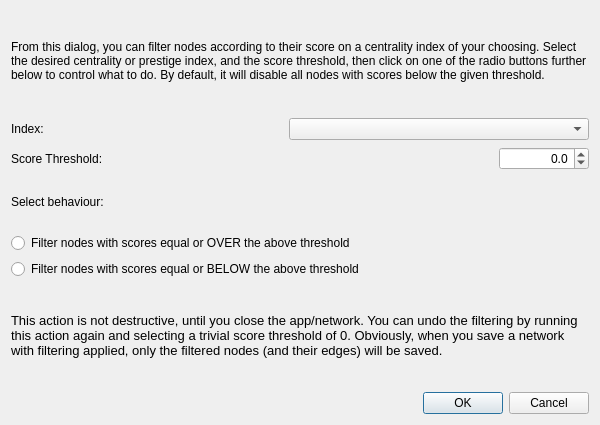
<?xml version="1.0" encoding="UTF-8"?>
<ui version="4.0">
 <class>DialogFilterNodesByCentrality</class>
 <widget class="QDialog" name="DialogFilterNodesByCentrality">
  <property name="geometry">
   <rect>
    <x>0</x>
    <y>0</y>
    <width>600</width>
    <height>425</height>
   </rect>
  </property>
  <property name="minimumSize">
   <size>
    <width>600</width>
    <height>350</height>
   </size>
  </property>
  <property name="windowTitle">
   <string>Filter nodes</string>
  </property>
  <layout class="QGridLayout" name="gridLayout">
   <item row="0" column="0">
    <widget class="QLabel" name="label_2">
     <property name="text">
      <string>From this dialog, you can filter nodes according to their score on a centrality index of your choosing. Select the desired centrality or prestige index, and the score threshold, then click on one of the radio buttons further below to control what to do. By default, it will disable all nodes with scores below the given threshold.</string>
     </property>
     <property name="textFormat">
      <enum>Qt::TextFormat::RichText</enum>
     </property>
     <property name="wordWrap">
      <bool>true</bool>
     </property>
    </widget>
   </item>
   <item row="1" column="0">
    <layout class="QHBoxLayout" name="horizontalLayout_2">
     <item>
      <widget class="QLabel" name="label_5">
       <property name="text">
        <string>Index:</string>
       </property>
      </widget>
     </item>
     <item>
      <widget class="QComboBox" name="comboBox">
       <property name="sizePolicy">
        <sizepolicy hsizetype="MinimumExpanding" vsizetype="Fixed">
         <horstretch>0</horstretch>
         <verstretch>0</verstretch>
        </sizepolicy>
       </property>
       <property name="minimumSize">
        <size>
         <width>130</width>
         <height>0</height>
        </size>
       </property>
       <property name="maximumSize">
        <size>
         <width>300</width>
         <height>16777215</height>
        </size>
       </property>
      </widget>
     </item>
    </layout>
   </item>
   <item row="2" column="0">
    <layout class="QHBoxLayout" name="horizontalLayout">
     <property name="spacing">
      <number>6</number>
     </property>
     <property name="sizeConstraint">
      <enum>QLayout::SizeConstraint::SetDefaultConstraint</enum>
     </property>
     <property name="topMargin">
      <number>0</number>
     </property>
     <property name="bottomMargin">
      <number>0</number>
     </property>
     <item>
      <widget class="QLabel" name="label">
       <property name="text">
        <string>Score Threshold:</string>
       </property>
      </widget>
     </item>
     <item>
      <spacer name="horizontalSpacer">
       <property name="font">
        <font>
         <family>Liberation Sans</family>
        </font>
       </property>
       <property name="orientation">
        <enum>Qt::Orientation::Horizontal</enum>
       </property>
       <property name="sizeHint" stdset="0">
        <size>
         <width>40</width>
         <height>25</height>
        </size>
       </property>
      </spacer>
     </item>
     <item>
      <widget class="QDoubleSpinBox" name="weightThreshold">
       <property name="minimumSize">
        <size>
         <width>90</width>
         <height>0</height>
        </size>
       </property>
       <property name="toolTip">
        <string>&lt;html&gt;&lt;head/&gt;&lt;body&gt;&lt;p&gt;Enter the hreshold to use while filtering.&lt;/p&gt;&lt;p&gt;By default, it filters nodes with scores equal or above the selected threshold. &lt;/p&gt;&lt;p&gt;You can control the behaviour with the radio boxes below. &lt;/p&gt;&lt;/body&gt;&lt;/html&gt;</string>
       </property>
       <property name="statusTip">
        <string>Enter the threshold to use while filtering. </string>
       </property>
       <property name="alignment">
        <set>Qt::AlignmentFlag::AlignRight|Qt::AlignmentFlag::AlignTrailing|Qt::AlignmentFlag::AlignVCenter</set>
       </property>
       <property name="decimals">
        <number>1</number>
       </property>
       <property name="minimum">
        <double>-100.000000000000000</double>
       </property>
      </widget>
     </item>
    </layout>
   </item>
   <item row="3" column="0">
    <layout class="QVBoxLayout" name="verticalLayout">
     <item>
      <widget class="QLabel" name="label_4">
       <property name="text">
        <string>Select behaviour:</string>
       </property>
      </widget>
     </item>
     <item>
      <widget class="QRadioButton" name="overThresholdBt">
       <property name="text">
        <string>Filter nodes with scores equal or OVER the above threshold</string>
       </property>
      </widget>
     </item>
     <item>
      <widget class="QRadioButton" name="belowThresholdBt">
       <property name="text">
        <string>Filter nodes with scores equal or BELOW the above threshold</string>
       </property>
      </widget>
     </item>
    </layout>
   </item>
   <item row="4" column="0">
    <widget class="QLabel" name="label_3">
     <property name="font">
      <font>
       <pointsize>10</pointsize>
      </font>
     </property>
     <property name="text">
      <string>This action is not destructive, until you close the app/network. You can undo the filtering by running this action again and selecting a trivial score threshold of 0. Obviously, when you save a network with filtering applied, only the filtered nodes (and their edges) will be saved.</string>
     </property>
     <property name="wordWrap">
      <bool>true</bool>
     </property>
    </widget>
   </item>
   <item row="5" column="0">
    <widget class="QDialogButtonBox" name="buttonBox">
     <property name="orientation">
      <enum>Qt::Orientation::Horizontal</enum>
     </property>
     <property name="standardButtons">
      <set>QDialogButtonBox::StandardButton::Cancel|QDialogButtonBox::StandardButton::Ok</set>
     </property>
    </widget>
   </item>
  </layout>
 </widget>
 <resources/>
 <connections>
  <connection>
   <sender>buttonBox</sender>
   <signal>accepted()</signal>
   <receiver>DialogFilterNodesByCentrality</receiver>
   <slot>accept()</slot>
   <hints>
    <hint type="sourcelabel">
     <x>248</x>
     <y>254</y>
    </hint>
    <hint type="destinationlabel">
     <x>157</x>
     <y>274</y>
    </hint>
   </hints>
  </connection>
  <connection>
   <sender>buttonBox</sender>
   <signal>rejected()</signal>
   <receiver>DialogFilterNodesByCentrality</receiver>
   <slot>reject()</slot>
   <hints>
    <hint type="sourcelabel">
     <x>316</x>
     <y>260</y>
    </hint>
    <hint type="destinationlabel">
     <x>286</x>
     <y>274</y>
    </hint>
   </hints>
  </connection>
 </connections>
</ui>
